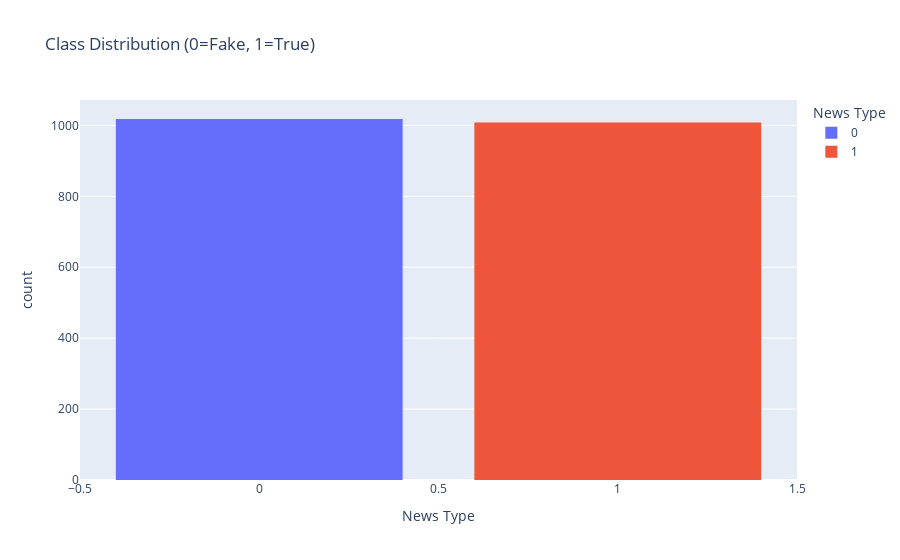
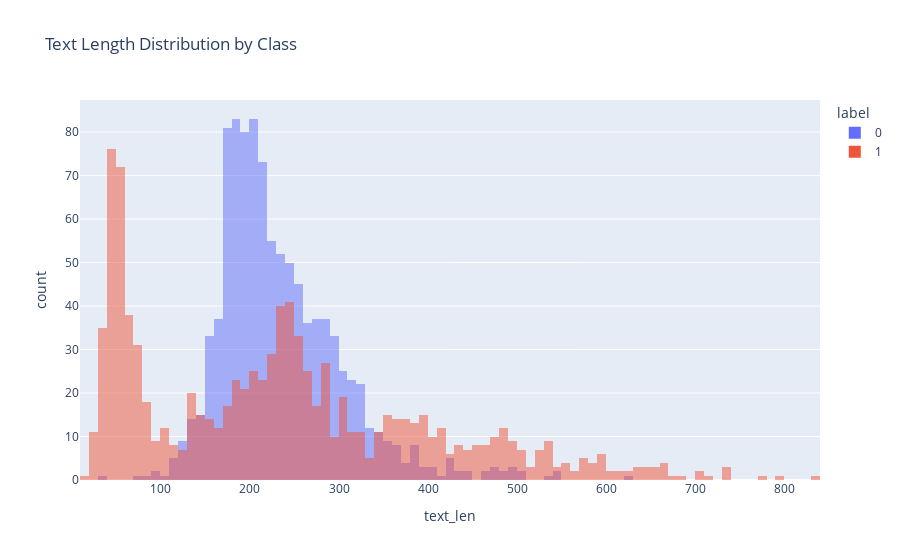

The code cell stored with these charts, in order, in its notebook:
### Markdown cell above
## 3. Exploratory Data Analysis (EDA)

### Code cell
# Class Distribution
fig = px.histogram(df, x='label', title='Class Distribution (0=Fake, 1=True)', 
                   color='label', labels={'label': 'News Type'})
fig.update_layout(bargap=0.2)
fig.show()

# Text Length Distribution
df['text_len'] = df['clean_text'].apply(lambda x: len(x.split()))
fig_len = px.histogram(df, x='text_len', color='label', nbins=100, 
                       title='Text Length Distribution by Class', barmode='overlay')
fig_len.show()

### Figure 1 — Plotly figure (JSON) as saved in the notebook; plotly's stock layout.template omitted (floating-point values rounded to 4 significant figures; data arrays with more than 128 entries replaced by an {"elided": "..."} marker saying what was removed)
{"data": [{"bingroup": "x", "hovertemplate": "News Type=%{x}<br>count=%{y}<extra></extra>", "legendgroup": "0", "marker": {"color": "#636efa", "pattern": {"shape": ""}}, "name": "0", "orientation": "v", "showlegend": true, "type": "histogram", "x": {"elided": "1018 int values"}, "xaxis": "x", "yaxis": "y"}, {"bingroup": "x", "hovertemplate": "News Type=%{x}<br>count=%{y}<extra></extra>", "legendgroup": "1", "marker": {"color": "#EF553B", "pattern": {"shape": ""}}, "name": "1", "orientation": "v", "showlegend": true, "type": "histogram", "x": {"elided": "1008 int values"}, "xaxis": "x", "yaxis": "y"}], "layout": {"bargap": 0.2, "barmode": "relative", "legend": {"title": {"text": "News Type"}, "tracegroupgap": 0}, "title": {"text": "Class Distribution (0=Fake, 1=True)"}, "xaxis": {"anchor": "y", "categoryarray": [0, 1], "categoryorder": "array", "domain": [0, 1], "title": {"text": "News Type"}}, "yaxis": {"anchor": "x", "domain": [0, 1], "title": {"text": "count"}}}}

### Figure 2 — Plotly figure (JSON) as saved in the notebook; plotly's stock layout.template omitted (floating-point values rounded to 4 significant figures; data arrays with more than 128 entries replaced by an {"elided": "..."} marker saying what was removed)
{"data": [{"bingroup": "x", "hovertemplate": "label=0<br>text_len=%{x}<br>count=%{y}<extra></extra>", "legendgroup": "0", "marker": {"color": "#636efa", "opacity": 0.5, "pattern": {"shape": ""}}, "name": "0", "nbinsx": 100, "orientation": "v", "showlegend": true, "type": "histogram", "x": {"elided": "1018 int values"}, "xaxis": "x", "yaxis": "y"}, {"bingroup": "x", "hovertemplate": "label=1<br>text_len=%{x}<br>count=%{y}<extra></extra>", "legendgroup": "1", "marker": {"color": "#EF553B", "opacity": 0.5, "pattern": {"shape": ""}}, "name": "1", "nbinsx": 100, "orientation": "v", "showlegend": true, "type": "histogram", "x": {"elided": "1008 int values"}, "xaxis": "x", "yaxis": "y"}], "layout": {"barmode": "overlay", "legend": {"title": {"text": "label"}, "tracegroupgap": 0}, "title": {"text": "Text Length Distribution by Class"}, "xaxis": {"anchor": "y", "domain": [0, 1], "title": {"text": "text_len"}}, "yaxis": {"anchor": "x", "domain": [0, 1], "title": {"text": "count"}}}}
